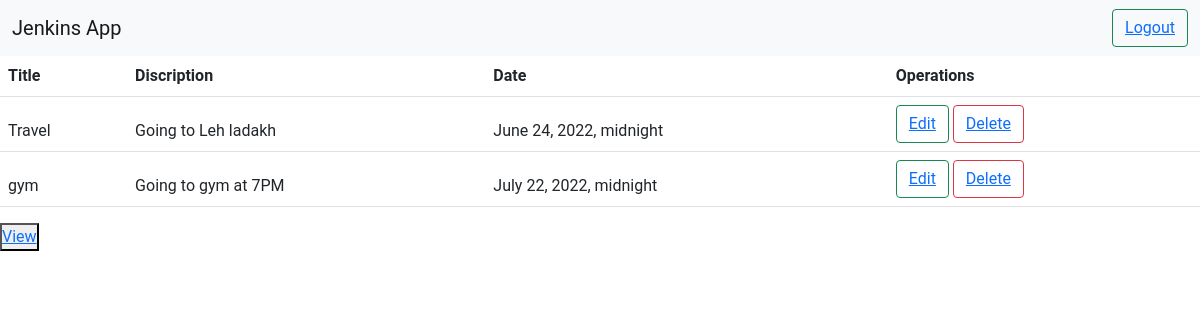
The page /list_todo (signed in) on the database as committed earlier.
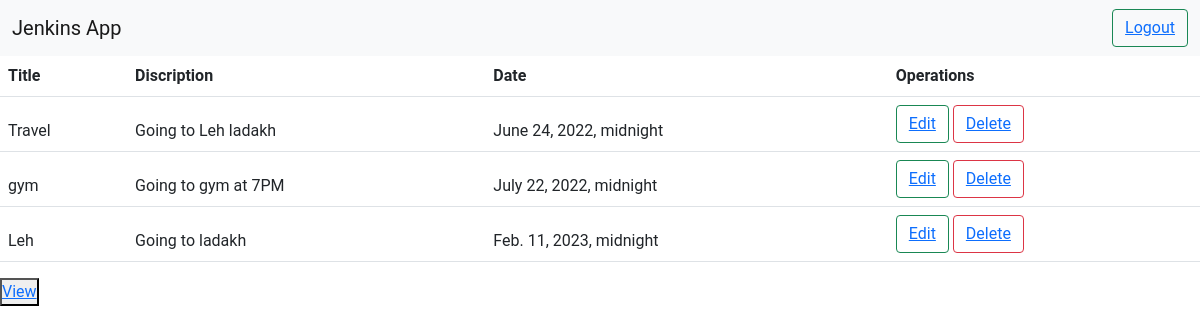
The same page on the database as committed later.
### todoapp/models.py (models this page shows)
class Todo(models.Model):
    title=models.CharField(max_length=100)
    discription=models.TextField(max_length=100)
    date=models.DateTimeField()
    def __str__(self):
        return self.title

### todoapp/views.py (the view)
# urls.py: path('list_todo',list_todo,name='list_todo'),
@login_required
def list_todo(request):
    context ={}
    context["dataset"] = Todo.objects.all()
    print(context)
    return render(request, "list_todo.html", context)

### todoapp/templates/list_todo.html (shortened to what this page needs)
{% load static %}
<!DOCTYPE html>
<html lang="en">
<head>
    <link href="https://cdn.jsdelivr.net/npm/bootstrap@5.0.2/dist/css/bootstrap.min.css" rel="stylesheet">
    <link rel="stylesheet" href="{% static 'css/style.css' %}">
    <link rel="stylesheet" href="{% static 'JS/todo.js' %}">
</head>
<body>
    <nav class="navbar navbar-expand-lg navbar-light bg-light">
        <div class="container-fluid">
          <a class="navbar-brand" href="#">Jenkins App</a>
            <form class="d-flex">
              <button class="btn btn-outline-success" type="submit"><a href="logout">Logout</a></button>
            </form>
          </div>
    </nav>
    <table class="table">
      <thead>
        <tr>
          <th scope="col">Title </th>
          <th scope="col">Discription</th>
          <th scope="col">Date</th>
          <th scope="col">Operations</th>
        </tr>
      {% for data in dataset %}
      <tr>
          <td>{{ data.title }} </td>
          <td>{{ data.discription }}</td>
          <td>{{ data.date }}</td>
          <td><button class="btn btn-outline-success" type="submit"><a href="{% url "update_todo" data.id %}">Edit</a></button>
            <button class="btn btn-outline-danger" type="submit"><a href="{% url "del_todo" data.id %}">Delete</a></button></td>
      </tr>
      {% endfor %}
    </table>
    <button><a href="/todo_add">View</a></button>
</body>
</html>

Rows that differ between the two databases and show on the page:
added Todo: title "Leh", discription "Going to ladakh", date "Feb. 11, 2023, midnight"
